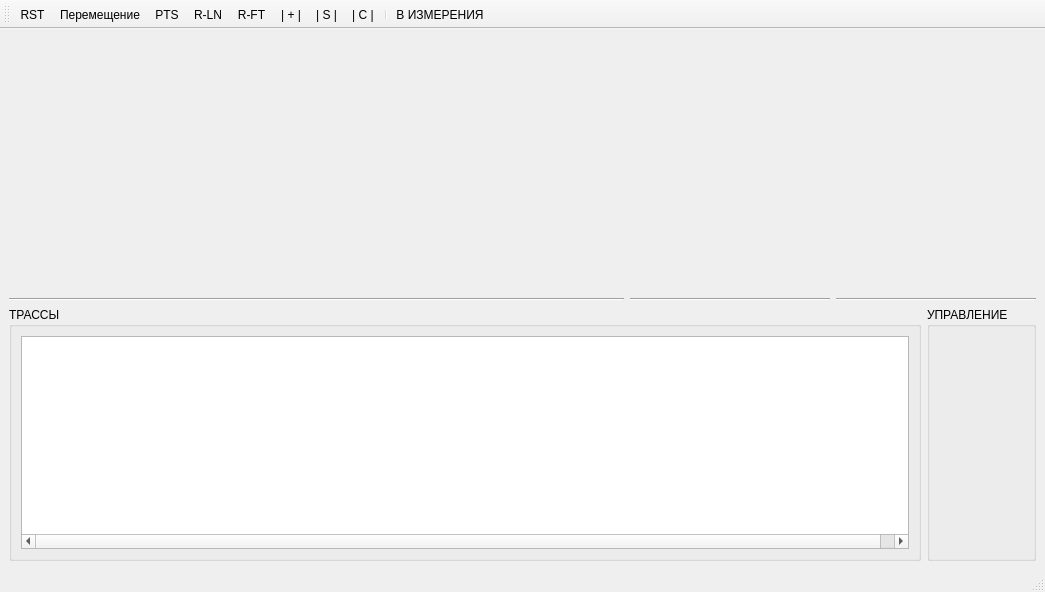
<?xml version="1.0" encoding="UTF-8"?>
<ui version="4.0">
 <class>ProfileAnalisisWidget</class>
 <widget class="QMainWindow" name="ProfileAnalisisWidget">
  <property name="geometry">
   <rect>
    <x>0</x>
    <y>0</y>
    <width>1045</width>
    <height>592</height>
   </rect>
  </property>
  <property name="windowTitle">
   <string>Form</string>
  </property>
  <widget class="QWidget" name="centralwidget">
   <layout class="QGridLayout" name="gridLayout_3">
    <item row="0" column="2">
     <layout class="QVBoxLayout" name="verticalLayout_3">
      <item>
       <widget class="QCustomPlot" name="plotRMR" native="true">
        <property name="sizePolicy">
         <sizepolicy hsizetype="Preferred" vsizetype="Expanding">
          <horstretch>0</horstretch>
          <verstretch>0</verstretch>
         </sizepolicy>
        </property>
        <property name="minimumSize">
         <size>
          <width>200</width>
          <height>250</height>
         </size>
        </property>
       </widget>
      </item>
     </layout>
    </item>
    <item row="1" column="0">
     <widget class="Line" name="line">
      <property name="sizePolicy">
       <sizepolicy hsizetype="Expanding" vsizetype="Fixed">
        <horstretch>0</horstretch>
        <verstretch>0</verstretch>
       </sizepolicy>
      </property>
      <property name="orientation">
       <enum>Qt::Horizontal</enum>
      </property>
     </widget>
    </item>
    <item row="0" column="0">
     <layout class="QHBoxLayout" name="horizontalLayout_4">
      <item>
       <widget class="QCustomPlot" name="plotMain" native="true">
        <property name="sizePolicy">
         <sizepolicy hsizetype="Expanding" vsizetype="Expanding">
          <horstretch>0</horstretch>
          <verstretch>0</verstretch>
         </sizepolicy>
        </property>
        <property name="minimumSize">
         <size>
          <width>0</width>
          <height>250</height>
         </size>
        </property>
       </widget>
      </item>
     </layout>
    </item>
    <item row="1" column="2">
     <widget class="Line" name="line_3">
      <property name="orientation">
       <enum>Qt::Horizontal</enum>
      </property>
     </widget>
    </item>
    <item row="1" column="1">
     <widget class="Line" name="line_2">
      <property name="orientation">
       <enum>Qt::Horizontal</enum>
      </property>
     </widget>
    </item>
    <item row="2" column="0" colspan="3">
     <layout class="QHBoxLayout" name="horizontalLayout_3">
      <item>
       <widget class="QGroupBox" name="groupBox">
        <property name="sizePolicy">
         <sizepolicy hsizetype="Preferred" vsizetype="Minimum">
          <horstretch>0</horstretch>
          <verstretch>0</verstretch>
         </sizepolicy>
        </property>
        <property name="title">
         <string>ТРАССЫ</string>
        </property>
        <layout class="QGridLayout" name="gridLayout_4">
         <item row="0" column="0">
          <widget class="QTreeWidget" name="tracesList">
           <property name="focusPolicy">
            <enum>Qt::StrongFocus</enum>
           </property>
           <property name="headerHidden">
            <bool>true</bool>
           </property>
           <property name="columnCount">
            <number>5</number>
           </property>
           <attribute name="headerVisible">
            <bool>false</bool>
           </attribute>
           <attribute name="headerCascadingSectionResizes">
            <bool>true</bool>
           </attribute>
           <attribute name="headerDefaultSectionSize">
            <number>200</number>
           </attribute>
           <column>
            <property name="text">
             <string>Параметр</string>
            </property>
           </column>
           <column>
            <property name="text">
             <string>Значение</string>
            </property>
           </column>
           <column>
            <property name="text">
             <string>RMR</string>
            </property>
           </column>
           <column>
            <property name="text">
             <string>dMX</string>
            </property>
           </column>
           <column>
            <property name="text">
             <string>dMY</string>
            </property>
           </column>
          </widget>
         </item>
        </layout>
       </widget>
      </item>
      <item>
       <layout class="QVBoxLayout" name="verticalLayout_4">
        <item>
         <widget class="QGroupBox" name="groupBox_2">
          <property name="title">
           <string>УПРАВЛЕНИЕ</string>
          </property>
          <layout class="QHBoxLayout" name="horizontalLayout">
           <item>
            <widget class="DeviceControlWidget" name="deviceControlWidget" native="true"/>
           </item>
          </layout>
         </widget>
        </item>
       </layout>
      </item>
     </layout>
    </item>
    <item row="0" column="1">
     <layout class="QVBoxLayout" name="verticalLayout_2">
      <item>
       <widget class="QCustomPlot" name="plotHist" native="true">
        <property name="sizePolicy">
         <sizepolicy hsizetype="Preferred" vsizetype="Expanding">
          <horstretch>0</horstretch>
          <verstretch>0</verstretch>
         </sizepolicy>
        </property>
        <property name="minimumSize">
         <size>
          <width>200</width>
          <height>250</height>
         </size>
        </property>
       </widget>
      </item>
     </layout>
    </item>
   </layout>
  </widget>
  <widget class="QToolBar" name="toolBar">
   <property name="contextMenuPolicy">
    <enum>Qt::NoContextMenu</enum>
   </property>
   <property name="windowTitle">
    <string>toolBar</string>
   </property>
   <property name="iconSize">
    <size>
     <width>32</width>
     <height>32</height>
    </size>
   </property>
   <attribute name="toolBarArea">
    <enum>TopToolBarArea</enum>
   </attribute>
   <attribute name="toolBarBreak">
    <bool>false</bool>
   </attribute>
   <addaction name="actionReset"/>
   <addaction name="actionPAN"/>
   <addaction name="actionPTS"/>
   <addaction name="actionRLine"/>
   <addaction name="actionRFit"/>
   <addaction name="actionSelectionZoom"/>
   <addaction name="actionMarkers"/>
   <addaction name="actionCut"/>
   <addaction name="separator"/>
   <addaction name="actionToMeasurement"/>
  </widget>
  <widget class="QStatusBar" name="statusBar"/>
  <action name="actionToMeasurement">
   <property name="text">
    <string>В ИЗМЕРЕНИЯ</string>
   </property>
   <property name="toolTip">
    <string>Открыть трассу для измерений</string>
   </property>
  </action>
  <action name="actionPAN">
   <property name="checkable">
    <bool>true</bool>
   </property>
   <property name="icon">
    <iconset resource="../icons.qrc">
     <normaloff>:/icons/icons/pan.png</normaloff>:/icons/icons/pan.png</iconset>
   </property>
   <property name="text">
    <string>Перемещение</string>
   </property>
   <property name="toolTip">
    <string>Перемещение</string>
   </property>
  </action>
  <action name="actionPTS">
   <property name="checkable">
    <bool>true</bool>
   </property>
   <property name="icon">
    <iconset resource="../icons.qrc">
     <normaloff>:/icons/icons/pts.png</normaloff>:/icons/icons/pts.png</iconset>
   </property>
   <property name="text">
    <string>PTS</string>
   </property>
   <property name="toolTip">
    <string>Показать точки</string>
   </property>
  </action>
  <action name="actionRLine">
   <property name="checkable">
    <bool>true</bool>
   </property>
   <property name="icon">
    <iconset resource="../icons.qrc">
     <normaloff>:/icons/icons/rline.png</normaloff>:/icons/icons/rline.png</iconset>
   </property>
   <property name="text">
    <string>R-LN</string>
   </property>
   <property name="toolTip">
    <string>R-линия</string>
   </property>
  </action>
  <action name="actionRFit">
   <property name="checkable">
    <bool>true</bool>
   </property>
   <property name="icon">
    <iconset resource="../icons.qrc">
     <normaloff>:/icons/icons/rline_s.png</normaloff>:/icons/icons/rline_s.png</iconset>
   </property>
   <property name="text">
    <string>R-FT</string>
   </property>
   <property name="toolTip">
    <string>Спрямить по R-линии</string>
   </property>
  </action>
  <action name="actionSelectionZoom">
   <property name="checkable">
    <bool>true</bool>
   </property>
   <property name="icon">
    <iconset resource="../icons.qrc">
     <normaloff>:/icons/icons/select_z.png</normaloff>:/icons/icons/select_z.png</iconset>
   </property>
   <property name="text">
    <string>| + |</string>
   </property>
   <property name="toolTip">
    <string>Приближение выделения</string>
   </property>
  </action>
  <action name="actionMarkers">
   <property name="checkable">
    <bool>true</bool>
   </property>
   <property name="icon">
    <iconset resource="../icons.qrc">
     <normaloff>:/icons/icons/select.png</normaloff>:/icons/icons/select.png</iconset>
   </property>
   <property name="text">
    <string>| S |</string>
   </property>
   <property name="toolTip">
    <string>Выделение</string>
   </property>
  </action>
  <action name="actionCut">
   <property name="icon">
    <iconset resource="../icons.qrc">
     <normaloff>:/icons/icons/cutsel.png</normaloff>:/icons/icons/cutsel.png</iconset>
   </property>
   <property name="text">
    <string>| C |</string>
   </property>
   <property name="toolTip">
    <string>Вырезать выделение</string>
   </property>
  </action>
  <action name="actionReset">
   <property name="icon">
    <iconset resource="../icons.qrc">
     <normaloff>:/icons/icons/reset.png</normaloff>:/icons/icons/reset.png</iconset>
   </property>
   <property name="text">
    <string>RST</string>
   </property>
   <property name="toolTip">
    <string>Сбросить</string>
   </property>
  </action>
 </widget>
 <customwidgets>
  <customwidget>
   <class>QCustomPlot</class>
   <extends>QWidget</extends>
   <header location="global">../qcustomplot/qcustomplot.h</header>
   <container>1</container>
  </customwidget>
  <customwidget>
   <class>DeviceControlWidget</class>
   <extends>QWidget</extends>
   <header>device/devicecontrolwidget.h</header>
   <container>1</container>
  </customwidget>
 </customwidgets>
 <resources>
  <include location="../icons.qrc"/>
 </resources>
 <connections/>
</ui>
